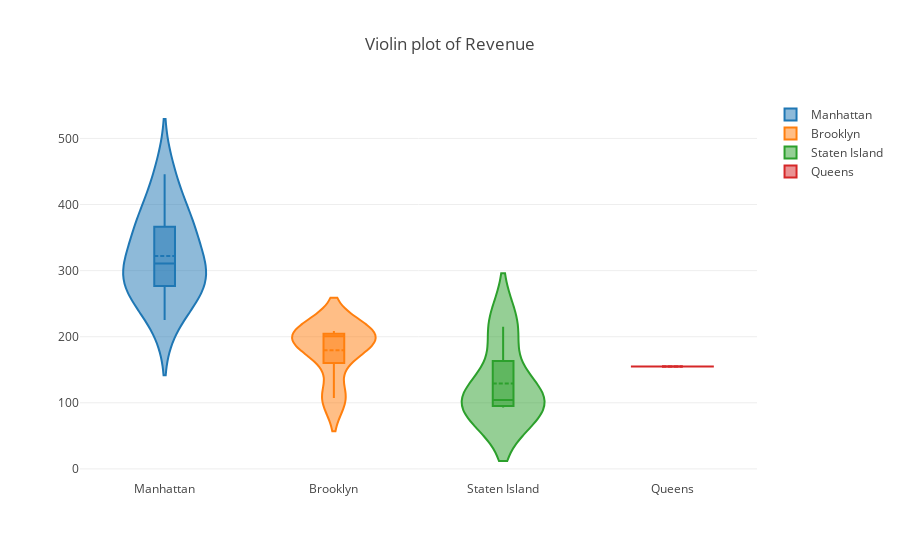

The code cell stored with this chart in its notebook:
### Code cell
# Violin Plots of Revenue:

violinplot('Revenue')

### Figure 1 — Plotly figure (JSON) as saved in the notebook; plotly's stock layout.template omitted (floating-point values rounded to 4 significant figures)
{"data": [{"box": {"visible": true}, "meanline": {"visible": true}, "name": "Manhattan", "type": "violin", "uid": "62066062-5c97-11e9-bf72-3cf862c2ea5b", "y": [310.8, 363.6, 389.8, 325.3, 273.8, 367.3, 284.7, 286, 270.5, 445.7, 225.4]}, {"box": {"visible": true}, "meanline": {"visible": true}, "name": "Brooklyn", "type": "violin", "uid": "62066063-5c97-11e9-a0a2-3cf862c2ea5b", "y": [208.6, 177.7, 203.1, 200.5, 107.3]}, {"box": {"visible": true}, "meanline": {"visible": true}, "name": "Staten Island", "type": "violin", "uid": "62066064-5c97-11e9-acc4-3cf862c2ea5b", "y": [97, 111.2, 93, 215]}, {"box": {"visible": true}, "meanline": {"visible": true}, "name": "Queens", "type": "violin", "uid": "62066065-5c97-11e9-8c96-3cf862c2ea5b", "y": [155]}], "layout": {"title": "Violin plot of Revenue", "yaxis": {"zeroline": false}}}
